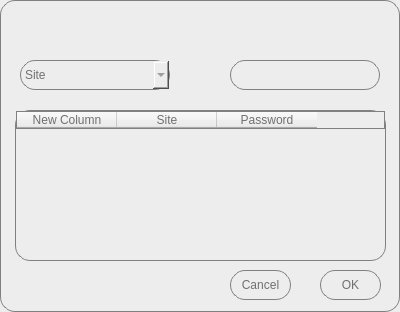
<?xml version="1.0" encoding="UTF-8"?>
<ui version="4.0">
 <class>Dialog</class>
 <widget class="QDialog" name="Dialog">
  <property name="geometry">
   <rect>
    <x>0</x>
    <y>0</y>
    <width>400</width>
    <height>312</height>
   </rect>
  </property>
  <property name="windowTitle">
   <string>Dialog</string>
  </property>
  <property name="styleSheet">
   <string notr="true">background-color: #ededed; border: 1px solid grey;
     border-radius: 15px;
font: &quot;Segoe UI&quot;;
color: #707070</string>
  </property>
  <widget class="QPushButton" name="okButton">
   <property name="geometry">
    <rect>
     <x>320</x>
     <y>270</y>
     <width>61</width>
     <height>30</height>
    </rect>
   </property>
   <property name="sizePolicy">
    <sizepolicy hsizetype="Fixed" vsizetype="Fixed">
     <horstretch>0</horstretch>
     <verstretch>0</verstretch>
    </sizepolicy>
   </property>
   <property name="styleSheet">
    <string notr="true">background-color: #ededed; border: 1px solid grey;
     border-radius: 15px;
font: &quot;Segoe UI&quot;;
color: #707070</string>
   </property>
   <property name="text">
    <string>OK</string>
   </property>
  </widget>
  <widget class="QLineEdit" name="siteEdit">
   <property name="geometry">
    <rect>
     <x>230</x>
     <y>60</y>
     <width>150</width>
     <height>30</height>
    </rect>
   </property>
   <property name="styleSheet">
    <string notr="true">background-color: #ededed; border: 1px solid grey;
     border-radius: 15px;
font: &quot;Segoe UI&quot;;
color: #707070</string>
   </property>
  </widget>
  <widget class="QPushButton" name="hideButton">
   <property name="geometry">
    <rect>
     <x>230</x>
     <y>270</y>
     <width>61</width>
     <height>30</height>
    </rect>
   </property>
   <property name="styleSheet">
    <string notr="true">background-color: #ededed; border: 1px solid grey;
     border-radius: 15px;
font: &quot;Segoe UI&quot;;
color: #707070</string>
   </property>
   <property name="text">
    <string>Cancel</string>
   </property>
  </widget>
  <widget class="QComboBox" name="comboBox">
   <property name="geometry">
    <rect>
     <x>20</x>
     <y>60</y>
     <width>150</width>
     <height>30</height>
    </rect>
   </property>
   <item>
    <property name="text">
     <string>Site</string>
    </property>
   </item>
   <item>
    <property name="text">
     <string>Mail or Login</string>
    </property>
   </item>
   <item>
    <property name="text">
     <string>Password</string>
    </property>
   </item>
  </widget>
  <widget class="QTableWidget" name="tableWidget">
   <property name="geometry">
    <rect>
     <x>15</x>
     <y>110</y>
     <width>371</width>
     <height>151</height>
    </rect>
   </property>
   <column>
    <property name="text">
     <string>New Column</string>
    </property>
   </column>
   <column>
    <property name="text">
     <string>Site</string>
    </property>
   </column>
   <column>
    <property name="text">
     <string>Password</string>
    </property>
   </column>
  </widget>
 </widget>
 <resources/>
 <connections/>
</ui>
